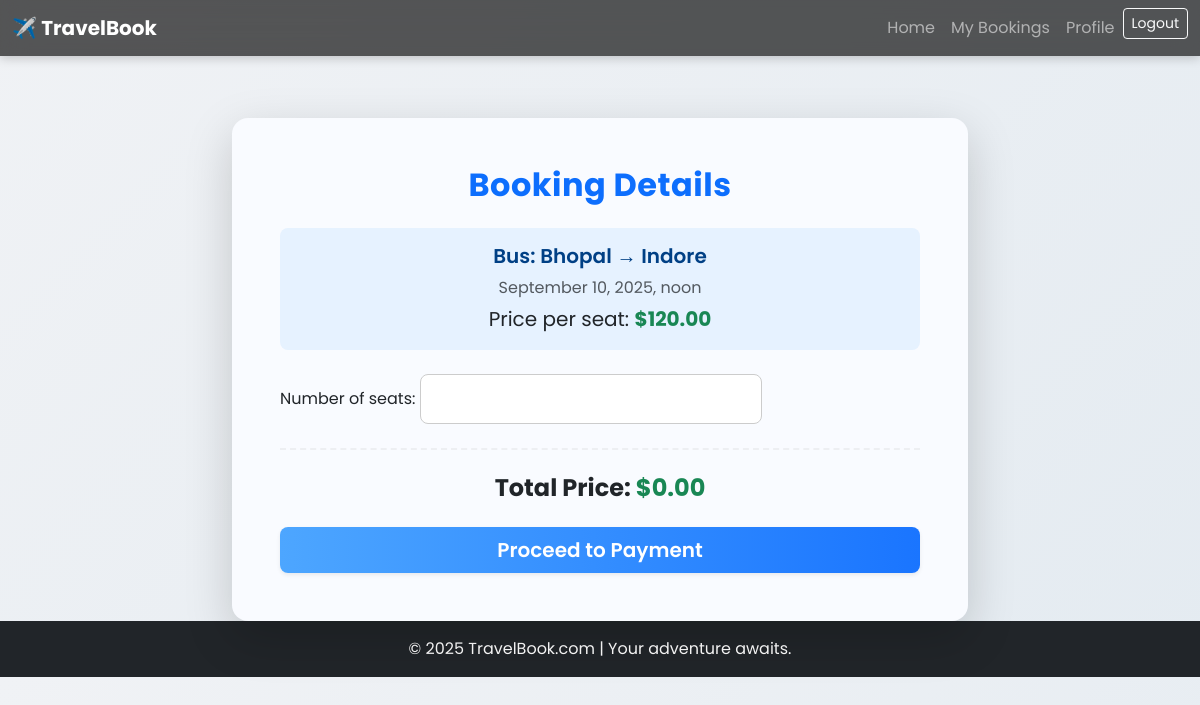
Page /book/4/ (signed in) on the committed database.
### travel/models.py (models this page shows, shortened)
class TravelOption(models.Model):
    TRAVEL_TYPES = (
        ('Flight', 'Flight'),
        ('Train', 'Train'),
        ('Bus', 'Bus'),
    )
    travel_id = models.AutoField(primary_key=True)
    travel_type = models.CharField(max_length=10, choices=TRAVEL_TYPES)
    source = models.CharField(max_length=100)
    destination = models.CharField(max_length=100)
    date_time = models.DateTimeField()
    price = models.DecimalField(max_digits=10, decimal_places=2)
    available_seats = models.PositiveIntegerField()
    image = models.ImageField(upload_to='travel_images/', blank=True, null=True)

### travel/views.py (the view)
# urls.py: path('book/<int:travel_id>/', views.book_travel, name='book_travel'),
@login_required
def book_travel(request, travel_id):
    travel_option = get_object_or_404(TravelOption, travel_id=travel_id)
    if request.method == 'POST':
        form = BookingForm(request.POST)
        if form.is_valid():
            num_seats = form.cleaned_data['number_of_seats']
            if num_seats > travel_option.available_seats:
                messages.error(request, 'Not enough available seats.')
                return render(request, 'travel/book_travel.html', {'form': form, 'travel_option': travel_option})
            booking = form.save(commit=False)
            booking.user = request.user
            booking.travel_option = travel_option
            booking.total_price = travel_option.price * num_seats
            booking.save()
            client = razorpay.Client(auth=(settings.RAZORPAY_KEY_ID, settings.RAZORPAY_KEY_SECRET))
            amount = int(booking.total_price * 100)
            order_data = {
                "amount": amount,
                "currency": "INR",
                "receipt": f"booking_{booking.booking_id}",
            }
            razorpay_order = client.order.create(data=order_data)
            booking.razorpay_order_id = razorpay_order['id']
            booking.save()
            context = {
                'booking': booking, # This was missing
                'razorpay_order': razorpay_order,
                'razorpay_key_id': settings.RAZORPAY_KEY_ID,
                'amount': amount
            }
            return render(request, 'travel/checkout.html', context)
    else:
        form = BookingForm()
    return render(request, 'travel/book_travel.html', {'form': form, 'travel_option': travel_option})

### travel/forms.py
class BookingForm(forms.ModelForm):
    class Meta:
        model = Booking
        fields = ('number_of_seats',)

### travel/templates/travel/book_travel.html (shortened to what this page needs)
{% extends 'travel/base.html' %}
{% block content %}
<div class="container page-container">
    <div class="row justify-content-center">
        <div class="col-md-10 col-lg-8">
            <div class="card shadow-lg border-0 rounded-4 overflow-hidden" style="background: #f9fbff;">
                <div class="row g-0">
                    <div class="col-12 d-flex flex-column">
                        <div class="card-body p-5">
                            <h2 class="card-title text-center mb-4 fw-bold text-primary">Booking Details</h2>
                            <div class="text-center mb-4 p-3 rounded-3" style="background: #e6f2ff;">
                                <h5 class="fw-semibold">{{ travel_option.travel_type }}: {{ travel_option.source }} → {{ travel_option.destination }}</h5>
                                <p class="text-muted mb-1"> {{ travel_option.date_time|date:"F j, Y, P" }}</p>
                                <p class="fs-5 mb-0">Price per seat:
                                    <span id="price-per-seat" class="fw-bold text-success" data-price="{{ travel_option.price }}">
                                        ${{ travel_option.price }}
                                    </span>
                                </p>
                            </div>
                            <form method="post" class="mt-4">
                                <div class="form-section mb-4">
                                    {{ form.as_p }}
                                </div>
                                <hr class="my-4">
                                <div class="text-center mb-4">
                                    <h4 class="fw-bold text-dark">
                                        Total Price: <span id="total-price" class="fw-bold text-success">$0.00</span>
                                    </h4>
                                </div>
                                <div class="d-grid">
                                    <button type="submit" class="btn btn-primary btn-lg fw-semibold shadow-sm">
                                        Proceed to Payment
                                    </button>
                                </div>
                            </form>
                        </div>
                    </div>
                </div>
            </div>
        </div>
    </div>
</div>
{% endblock %}

### travel/static/css/style.css (style rules this page uses)
body { font-family: 'Poppins', sans-serif; background: linear-gradient(135deg, #f0f2f5, #e4ebf1); color: #333; padding-top: 70px; overflow-x: hidden; }
.page-container { padding-top: 3rem; }

### travel/templates/travel/book_travel.html (style rules this page uses)
.card { transition: transform 0.3s ease, box-shadow 0.3s ease; }
form input, form select, form textarea { background-color: #fff !important; border-radius: 0.5rem; border: 1px solid #ccc; padding: 0.75rem; transition: all 0.2s ease-in-out; }
.btn-primary { background: linear-gradient(90deg, #4da6ff, #1a75ff); border: none; transition: background 0.3s ease, transform 0.2s ease; }
.card-title { letter-spacing: 0.5px; }
.text-center h5 { color: #004085; }
hr { border-top: 2px dashed #ccc; }

### rows in the picture
TravelOption: travel_type "Bus", source "Bhopal", destination "Indore", date_time "September 10, 2025, noon", price "120.00"
